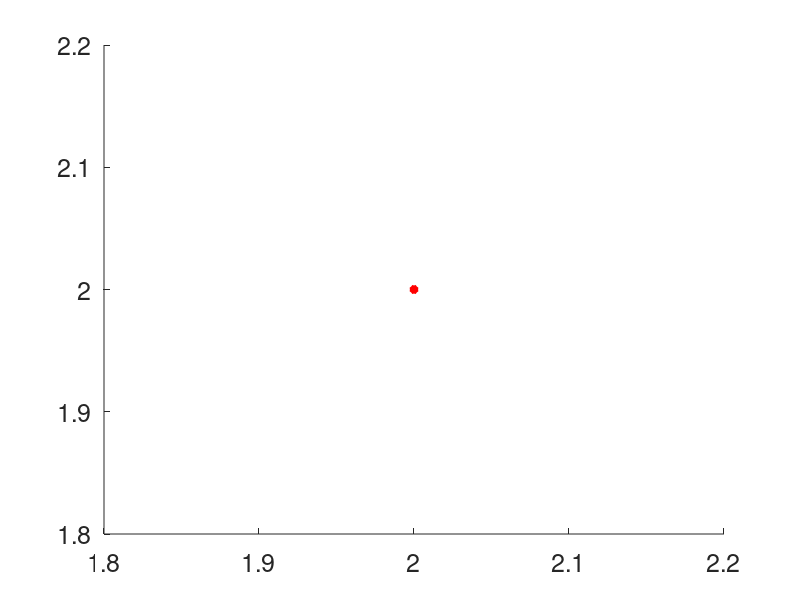

Write the MATLAB code that produced this figure. (Note: this script raises an error after producing the figure.)
%{
Eric Miller
Edm54
EECS 499
Project 1
Extended Kalman Filter
%}

set(0, 'DefaultAxesFontWeight', 'normal', ...
      'DefaultAxesFontSize', 18, ...
      'DefaultAxesFontAngle', 'normal', ... 
      'DefaultAxesFontWeight', 'normal', ... 
      'DefaultAxesTitleFontWeight', 'bold', ...
      'DefaultAxesTitleFontSizeMultiplier', 1.2) ;
set(groot,'defaultLineLineWidth',3)

%% initialize parameters
alpha = [.0001, .0001, .01, .0001, .0001, .0001];
map = [[0,0]; [4, 0]; [8,0]; [8,6]; [4,6];[0,6]];
u = [[1,0]; [1,0]; [1,0]; [pi/2, pi/2]; [pi/2, pi/2]; [1,0]; [1,0]; [1,0]];
z = [[2.276, 5.249, 2]; [4.321, 5.834, 3]; [3.418, 5.87, 3]; [3.774, 5.91, 4]; [2.631, 5.14, 5]; [4.77, 5.791, 6];[3.828, 5.74, 6]; [3.153, 5.739, 6]]
sigma_r = .1
sigma_phi = .09
variance_r = sigma_r^2
variance_phi = sigma_phi^2
big_q = eye(2) .* [variance_r ;variance_phi]
state_0 = [2, 2, 0];
%% Plot landmarks and noiseless trajectory
x0 = [2, 2, 0];
x = [x0];
state = x0;
t = 1;
figure
hold on
plot(state(1), state(2), 'r*');
for i = 1:8
    [x1, y1, theta_1] = find_x_prime(state, u(i, :), t);
    state = [x1, y1, theta_1];
    x = [x ;state];
    plot(state(1), state(2), 'r*');
end

for i = 1:6
    local_m = map(i, :);
    plot(local_m(1), local_m(2), 'k*', 'LineWidth', 10)  ;  
end
%% Particle Filter Algorithm
m = 1000
sample_set = []
weight_set = []
% Create original samples
low_ind = 1
% figure
% hold on

for state_index = low_ind:8
    sample_set = []
    weight_set = []
    for i = 1:m
        [x1,y1,theta1] = sample_motion_model_velocity(u(state_index,:), x(state_index ,:), t, alpha);
        sample = [x1,y1,theta1];
        weight = landmark_detection_model(z(state_index,1:2), sample, map(z(state_index, 3),:), variance_r, variance_phi);
        sample_set = [sample_set ;sample];
        weight_set = [weight_set ;weight];
    end
    %%
    weight_sum = sum(weight_set);
    probability_set = weight_set/weight_sum;
    resampled_set = [];
    % Resample using weights
    for i = 1:m
        resampled_sample =  sample_set(find(rand<cumsum(probability_set),1,'first'), :);
        resampled_set = [resampled_set;resampled_sample];
    end
    
    for i = 1:m
        plot(sample_set(i, 1), sample_set(i, 2), 'r*')
        plot(resampled_set(i, 1), resampled_set(i, 2), 'b*')
    end
    
end  


%%

figure
hold on
for i = 1:m
    plot(sample_set(i, 1), sample_set(i, 2), 'r*')
    plot(resampled_set(i, 1), resampled_set(i, 2), 'b*')
end  

%%
x = []
y = []
for i = 1:m
    x = [x sample_set(i, 1)];
    y = [y sample_set(i, 2)];   
end

figure 
scatter(x, y, 5, probability_set)
colorbar


%% Functions
function [true_range, true_bearing] = get_true_range_bearing(m, state)
   landmark_y = m(2);
   landmark_x = m(1);
   
   robot_x = state(1);
   robot_y  = state(2);
   robot_theta = state(3);
   
   true_range = sqrt((landmark_x - robot_x)^2 + (landmark_y - robot_y)^2);
   true_bearing = atan2(landmark_y - robot_y, landmark_x - robot_x) - robot_theta;
   
   if true_bearing<0
       true_bearing = 2 * pi + true_bearing;
   end
end

function [x_prime, y_prime, theta_prime] = find_x_prime(state, u, t)
    %% Function that calculates the expected x' of a robot after u
    % u is expected to be a vecotr, [v_ti, w_ti]
    % state is [x_0, y_0, theta_0]
    v = u(1);
    w = u(2);
    
    x_0 = state(1);
    y_0 = state(2);
    theta_0 = state(3);
    
    arc_length = v * t;
    
    if w ~= 0
        angle = w * t;
        radius = v/w;

        % Notes say 
        x_c = x_0 - radius * sin(theta_0);
        y_c = y_0 + radius * cos(theta_0);

        x_prime = x_c + radius * sin(theta_0 + w * t);
        y_prime = y_c - radius * cos(theta_0 + w * t);

        theta_prime = w * t + theta_0;
    else
        x_prime = x_0 + arc_length * cos(theta_0);
        y_prime = y_0 + arc_length * sin(theta_0);
        theta_prime = theta_0;
    end
   
end

function [x_prime, y_prime, theta_prime] = sample_motion_model_velocity(u, state, t, alpha)
    v = u(1) ;
    w = u(2);
    
    x_0 = state(1);
    y_0 = state(2);
    theta_0 = state(3);
    
    v_hat = v + sample_from_normal(alpha(1) * v^2 + alpha(2) * w^2);
    w_hat = w + sample_from_normal(alpha(3) * v^2 + alpha(4) * w^2);
    if w_hat ~= 0
        r = v_hat/w_hat;

        d_theta = w_hat * t;

        gamma = sample_from_normal(alpha(5) * v^2 + alpha(6)* w^2);

        x_prime = x_0 - r*sin(theta_0) + r * sin(theta_0 + d_theta);
        y_prime = y_0 + r*cos(theta_0) - r * cos(theta_0 + d_theta);
        theta_prime = theta_0 + d_theta + gamma * t;
    else
        x_prime = x_0 + v_hat * t * cos(theta_0);
        y_prime = y_0 + v_hat * t * sin(theta_0);
        theta_prime = theta_0;
    end
    
end

function [sample] = sample_from_normal(variance)
       all_rand = (2 * variance) .* rand(12, 1) - variance ;
       sample = sum(all_rand)/2;
end

function prob = prob_normal_distribution(value, variance)
    
    prob = (1/sqrt(2 * pi * variance)) * exp(-.5 * value^2 / variance);

end

function [prob] = landmark_detection_model(z, state, m, sigma_r, sigma_phi)
   % measured range
   measured_range = z(1);
   
   % bearing
   measured_bearing = z(2);
        
   robot_x = state(1);
   robot_y = state(2);
   
   landmark_x = m(1);
   landmark_y = m(2);
   
   true_range = sqrt((landmark_x - robot_x)^2 + (landmark_y - robot_y)^2);
   true_bearing = atan2(landmark_y - robot_y, landmark_x - robot_x);
   if true_bearing <0
       true_bearing = 2*pi + true_bearing ;
   end
   
   prob_range = prob_normal_distribution(measured_range - true_range, sigma_r);
   prob_bearing = prob_normal_distribution(measured_bearing - true_bearing, sigma_phi);
   prob_bearing2 = prob_normal_distribution(measured_bearing - (true_bearing + 2*pi), sigma_phi);
   
   p_max = max(prob_bearing, prob_bearing2)
   
   if p_max == prob_bearing2
        disp("!!!!!!!!")
   end
       
       
   prob = prob_range * p_max;
        
end

